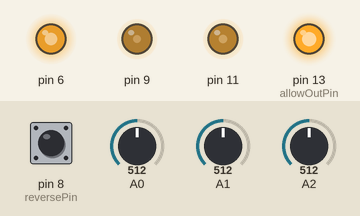
The sketch below on a simulated Arduino Uno, built with avr-gcc and run on an emulated ATmega328P. Shown: output pins drawn as LEDs (lit = HIGH). The test bench sets the inputs (shaded band); at power-on: A2 = 512, A1 = 512, A0 = 512, pin 8 (reversePin) HIGH.

Above: at 1.2 s.
1.3 s: A2 set to 716
At 1.69 s:
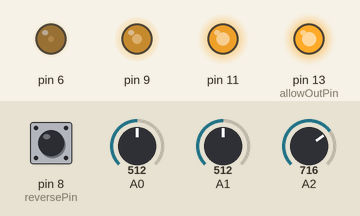
4.3 s: A1 set to 501
At 4.69 s:
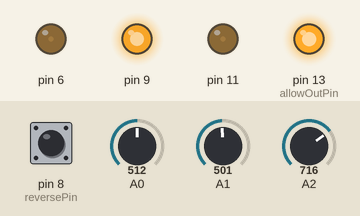
7.3 s: A0 set to 716
10.3 s: A0 set to 696
At 11.98 s:
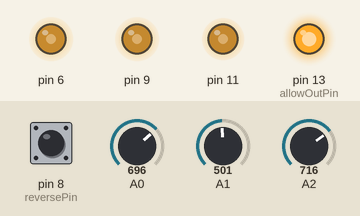
13.3 s: pin 8 (reversePin) pulled LOW for 0.15 s
At 13.6 s:
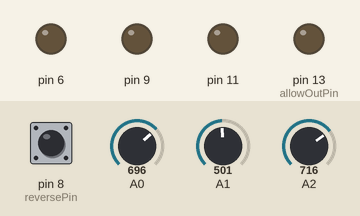
16.4 s: A2 set to 860
Timing chart, 0 to 16.9 s (numbered marks = the images above; inputs shaded):
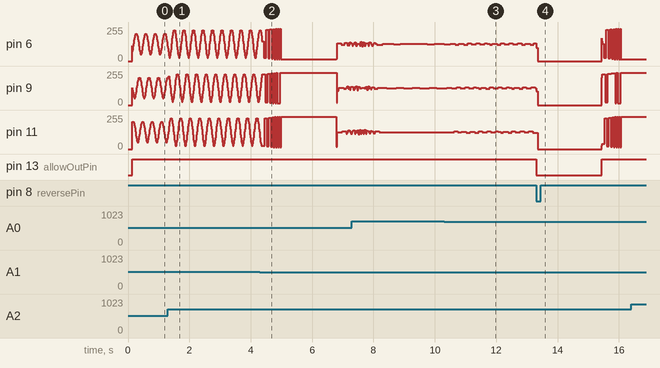

The sketch:

atmega328_dpkv.ino
```cpp
const byte acceleratorPin = 0; // Входной аналоговый пин для регулировки частоты (0-7)
const byte damperPin = 1; // Входной аналоговый пин для регулировки скорости нарастания (0-7)
const byte amplitudePin = 2; // Входной аналоговый пин для добавления амплитуды (0-7)

const byte reversePin = 8; // Входной пин реверса, когда вход никуда не подключен или подключен к плюсу, то вперёд, когда вход подключен к минусу/GND, то реверс (2-13)

const byte allowOutPin = 13; // Логический выход (когда фазные выходы включены - на этом выходе 5В, когда нет - 0В)


// Аналоговые значения ниже: 0 - это 5В, 1023 - это 0В
const int minAccel = 850;	// Значение, меньше которого на выходах 0В; например, для 0.5В при питании 5В: 1023-0.5/5*1023 = 921
const int midAccel = 512;	// Значение, для выравнивания логарифмической зависимости регулировки частоты, используется вместе с задержкой midTime ниже, тем самым меняя среднее значение midAccel и/или среднюю задержку midTime можно регулировать зависимость напряжения от частоты; 2.5В - 512
const int maxAccel = 164;	// Значение, больше которого на выходах максимальная частота; например, для 4.2В при питании 5В: 1023-4.2/5*1023 = 164


// Задержка между переключениями частей синусоиды / частота (1-32767), рассчитывается по формуле: ЗАДЕРЖКА = 33333 / НЕОБХОДИМАЯ_ЧАСТОТА - 318(число из таблицы "Задержка (мкс)")
const int minTime = 10000;	// 10000 - это ~3.23Гц, чем меньше число, тем больше частота, и наоборот
const int midTime = 237;	// 237 - это ~60Гц, то есть при выбранных выше midAccel 2.5В, будет 60 Гц, остальные значения рассчитываются меджу ними автоматически
const int maxTime = 15;		// 15 - это ~100Гц, также чем меньше число, тем больше частота, и наоборот

const int maxTimeReverse = 15; // Максимальная частота заднего хода, 1015 - это ~25Гц


// Аналоговые значения ниже: 1023 - это 5В, 0 - это 0В
const int maxDamper = 512;	// Значение, меньше которого происходит повышение частоты, а больше - понижение; например 2В: 2/5*1023 = 410


const int delayReverse = 1000;	// Задержка между переключением направления, ~1000мс=1сек.

const int addAmplitude = 10; // Добавление амплитуды, чем больше число, тем меньше добавка; например 0.5В добавит при числе 10: 102/10=~10%; при 20: 102/20=~5% (1-1023)


const float startAmplitude = 10.0;	// Начальная амплитуда для рассчитанной частоты

const float incAmplitude = 0.08;	// Скорость нарастания амплитуды до соответствующей по частоте, чем больше число, тем быстрее нарастание (число нарастания в % на каждую часть синусоиды, тем самым если умножить число на 30, получится увеличение в % за один период, то есть 0.30 * 30 = 9% за один период)


/*
Номера пинов с фазами не изменяются:

Синусоида [1] фазы - пин 6
Синусоида [2] фазы - пин 9
Синусоида [3] фазы - пин 11

Энкодер - пин 2
*/


const int midAccelM1 = midAccel - 1;
const int midTimeM1 = midTime - 1;


const byte fp1[30] = {128,155,180,203,223,239,255,255,255,255,239,223,203,180,155,128,101,76,53,33,17,0,0,0,0,17,33,53,76,101};
const byte fp2[30] = {239,223,203,180,155,128,101,76,53,33,17,0,0,0,0,17,33,53,76,101,128,155,180,203,223,239,255,255,255,255};
const byte fp3[30] = {17,0,0,0,0,17,33,53,76,101,128,155,180,203,223,239,255,255,255,255,239,223,203,180,155,128,101,76,53,33};


byte j = 0;
bool enabled = false;
float dFreq = minTime;	// Начальная задержка между переключениями частей синусоиды, то есть число начальной частоты; когда скорость нарастания частоты не мгновенная, как числа выше 15-1400 (100Гц-15Гц), то есть если здесь 1400 - minTime, то с нажатой педалью газа в пол и включении питания в этот момент, нарастание будет начинаться с 15 Гц, а если поставить 15, то сразу будет 100 Гц
bool prevDirection = true;
int microsecond = minTime;


uint8_t analog_ref = DEFAULT;
int acceleratorValue = 0;
int damperValue = 1023;
int amplitudeValue = 0;
byte aPin = damperPin;


float damperAmplitude = startAmplitude;
bool damperBoost = true;


volatile unsigned int pulses;

void counter()
{
	pulses++;
}


void setup()
{
	pinMode(acceleratorPin + 14, INPUT);
	pinMode(damperPin + 14, INPUT);
	pinMode(amplitudePin + 14, INPUT);

	pinMode(allowOutPin, OUTPUT);
	digitalWrite(allowOutPin, LOW);

	ADCSRA = 0;
	ADCSRB = 0;
	ADMUX |= (1 << REFS0);
	analog_ref = ADMUX;
	ADMUX |= aPin;
	ADCSRA |= (1 << ADPS2) | (1 << ADPS1) | (1 << ADPS0);
	ADCSRA |= (1 << ADEN);
	ADCSRA |= (1 << ADSC);

	TCCR0A = (TCCR0A & 0xe0) | 1;
	TCCR0B = (TCCR0B & 0xf8) | 2;
	TCCR1B = (TCCR1B & 0xf8) | 2;
	TCCR2B = (TCCR2B & 0xf8) | 2;
	TIMSK0 = 0;
	TIMSK1 = 0;
	TIMSK2 = 0;

	pinMode(6, OUTPUT);
	pinMode(9, OUTPUT);
	pinMode(11, OUTPUT);

	pinMode(reversePin, INPUT_PULLUP);

	prevDirection = digitalRead(reversePin);

	pinMode(2, INPUT);
}

void loop()
{
	if (enabled)
	{
		int rFreq = 33333/(dFreq+318);	// 318 - число из таблицы "Задержка (мкс)"

		int ampFactor = 0;


		//------------------------------

		if (rFreq > 60)	// Частота больше 60 Гц, значит 60-100 Гц = 40-90%
			ampFactor = mapi(rFreq,   60, 100   ,   40, 90   );
		else if (rFreq > 12)	// Частота больше 12 Гц, значит 12-60 Гц = 18-40%
			ampFactor = mapi(rFreq,   12, 60   ,   18, 40   );
		else	// Частота менее 12 Гц, значит 3-12 Гц = 10-18%
			ampFactor = mapi(rFreq,   3, 12   ,   10, 18   );

		//------------------------------


		ampFactor += amplitudeValue/addAmplitude;


		if(damperBoost)
		{
			if(damperAmplitude < ampFactor)
			{
				ampFactor = damperAmplitude;

				damperAmplitude += incAmplitude;
			}
			else
			{
				damperBoost = false;
			}
		}


		if(ampFactor > 100)
		{
			ampFactor = 100;
		}
		else if(ampFactor < 1)
		{
			ampFactor = 1;
		}

		float amplitudeFactor = ampFactor/100.0;

		byte _OCR2A = (((int)fp1[j]-128)*amplitudeFactor)+128;
		byte _OCR1A = (((int)fp2[j]-128)*amplitudeFactor)+128;
		byte _OCR0A = (((int)fp3[j]-128)*amplitudeFactor)+128;

		OCR2A = _OCR2A;
		OCR1A = _OCR1A;
		OCR0A = _OCR0A;

		TCCR2A |= (1 << COM2A1);
		TCCR1A |= (1 << COM1A1);
		TCCR0A |= (1 << COM0A1);

		digitalWrite(allowOutPin, HIGH);
	}
	else
	{
		digitalWrite(allowOutPin, LOW);

		digitalWrite(6, LOW);
		digitalWrite(9, LOW);
		digitalWrite(11, LOW);

		if (aPin == damperPin)
		{
			pulses=0;

			attachInterrupt(0, counter, CHANGE);

			for (unsigned int l = 0; l < 125; l++)
			{
				delayMicroseconds(1000);
			}

			detachInterrupt(0);


			if(pulses == 0)
			{
				dFreq = minTime;
			}
			else
			{
				dFreq = 33333/(pulses*8.0/6.0)-318;

				if(dFreq > minTime)
					dFreq = minTime;
				else if(dFreq < maxTime)
					dFreq = maxTime;
			}
		}
	}


	bool nowDirection = digitalRead(reversePin);

	if (nowDirection != prevDirection)
	{
		digitalWrite(allowOutPin, LOW);

		digitalWrite(6, LOW);
		digitalWrite(9, LOW);
		digitalWrite(11, LOW);

		for (unsigned int l = 0; l < delayReverse; l++)
		{
			delayMicroseconds(1000);
		}

		acceleratorValue = 0;
		enabled = false;

		if (!bit_is_set(ADCSRA, ADSC))
		{
			ADCSRA |= (1 << ADSC);
		}

		dFreq = minTime;

		prevDirection = nowDirection;
	}


	if (prevDirection)
	{
		if(j == 29)
		{
			j = 0;
		}
		else
		{
			j++;
		}
	}
	else
	{
		if(j == 0)
		{
			j = 29;
		}
		else
		{
			j--;
		}
	}


	if (!bit_is_set(ADCSRA, ADSC))
	{
		int result = ADCL | (ADCH << 8);

		if (aPin == damperPin)
		{
			damperValue = result;
			aPin = acceleratorPin;
		}
		else if (aPin == acceleratorPin)
		{
			acceleratorValue = result;
			aPin = amplitudePin;
		}
		else
		{
			amplitudeValue = result;
			aPin = damperPin;
		}

		ADMUX = analog_ref | aPin;
		ADCSRA |= (1 << ADSC);
	}


	int analog = 1023 - acceleratorValue;

	if (analog > minAccel)
	{
		if(enabled)
		{
			damperAmplitude = startAmplitude;
			damperBoost = true;
		}

		enabled = false;
	}
	else
	{
		enabled = true;

		if (analog < maxAccel)
			analog = maxAccel;


		// Логарифмическая зависимость частоты от аналогового значения, то есть чем больше напряжение, тем быстрее рост частоты (сейчас закомментирована и используется более линейная ниже), при 2.5В было ~29Гц
		//microsecond = map(analog, maxAccel, minAccel, maxTime, minTime);


		// Сглаживание логарифмической зависимости в линейную
		if (analog < midAccel)
			microsecond = map(analog, maxAccel, midAccelM1, maxTime, midTimeM1);
		else
			microsecond = map(analog, midAccel, minAccel, midTime, minTime);


		if(!prevDirection)
		{
			if (microsecond < maxTimeReverse)
			{
				microsecond = maxTimeReverse;
			}
		}


		float dFreq2 = sq(dFreq);
		float dFreq3 = dFreq2 * dFreq;


		if (microsecond > dFreq)
		{
			dFreq += 2E-10 * dFreq3 + 2E-07 * dFreq2 + 6E-05 * dFreq + 0.0069;	// 7 Гц - Формула понижения частоты при отпускании педали газа


			if (dFreq > microsecond)
			{
				dFreq = microsecond;
			}
		}
		else if (damperValue < maxDamper)
		{
			dFreq -= 6E-10 * dFreq3 + 6E-07 * dFreq2 + 0.0002 * dFreq + 0.0208;	// 20 Гц - Формула нарастания частоты при нажатии на педаль газа


			if (dFreq < microsecond)
			{
				dFreq = microsecond;
			}
		}
		else
		{
			dFreq += 3E-10 * dFreq3 + 3E-07 * dFreq2 + 9E-05 * dFreq + 0.01;	// 10 Гц - Формула понижения частоты при превышении напряжения maxDamper


			if (dFreq > minTime)
			{
				dFreq = minTime;
			}
		}


		delayMicroseconds(dFreq);
	}
}


int mapi(int x, int in_min, int in_max, int out_min, int out_max)
{
  return (x - in_min) * (out_max - out_min) / (in_max - in_min) + out_min;
}
```

Measured:
- the behaviour switches between 512 and 511 on A1 (found by bisection; images 1 and 2)
- after the input at 10.3 s, pin 11: 126/255 → 133/255 after 0.33 s, → 124/255 0.12 s later, → 130/255 0.12 s later, → 123/255 0.16 s later, … (21 changes in this stretch)
- after the input at 13.3 s, pin 13 (allowOutPin): HIGH → LOW at once, → HIGH 2.1 s later
